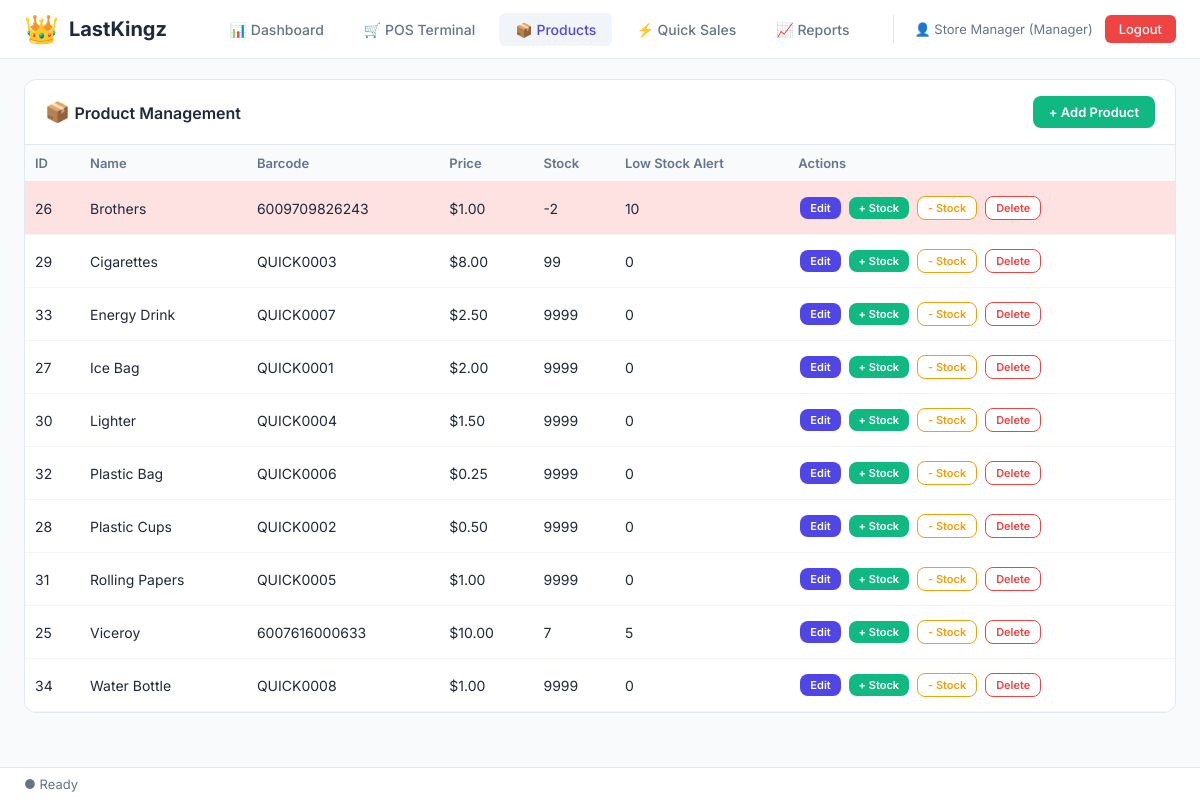
Page /manager/products (signed in) on the committed database.
### tables this page shows
CREATE TABLE products (
                id INTEGER PRIMARY KEY AUTOINCREMENT,
                barcode TEXT UNIQUE NOT NULL,
                name TEXT NOT NULL,
                price REAL NOT NULL,
                stock INTEGER NOT NULL,
                low_stock_threshold INTEGER DEFAULT 10,
                created_at TIMESTAMP DEFAULT CURRENT_TIMESTAMP
            );

### app.py (the view)
@app.route('/manager/products')
@manager_required
def manager_products():
    products = db.get_all_products()
    return render_template('manager/products.html', products=products, user=session)

### app.py (called while the page is built)
def manager_required(f):
    @wraps(f)
    def decorated_function(*args, **kwargs):
        if 'user_id' not in session:
            return redirect(url_for('login'))
        if session.get('role') != UserAuth.ROLE_MANAGER:
            flash('Manager access required', 'danger')
            return redirect(url_for('cashier_dashboard'))
        return f(*args, **kwargs)
    return decorated_function

### database.py (called while the page is built)
    def get_connection(self):
        return sqlite3.connect(self.db_name)

    def get_all_products(self) -> List[Dict]:
        conn = self.get_connection()
        cursor = conn.cursor()
        cursor.execute('SELECT * FROM products ORDER BY name')
        rows = cursor.fetchall()
        conn.close()
        return [{
            'id': row[0],
            'barcode': row[1],
            'name': row[2],
            'price': row[3],
            'stock': row[4],
            'low_stock_threshold': row[5]
        } for row in rows]

### templates/manager/products.html (shortened to what this page needs)
{% extends "base.html" %}
{% block content %}
<div class="card">
    <div class="card-header" style="display: flex; justify-content: space-between; align-items: center;">
        <div>
            <span class="card-icon">📦</span>
            <h2 class="card-title" style="display: inline;">Product Management</h2>
        </div>
        <button class="btn btn-success" onclick="showAddProductModal()" style="padding: 8px 16px; font-size: 13px;">+ Add Product</button>
    </div>
    <div class="card-body" style="padding: 0;">
        <table class="cart-table">
            <thead>
                <tr>
                    <th>ID</th>
                    <th>Name</th>
                    <th>Barcode</th>
                    <th>Price</th>
                    <th>Stock</th>
                    <th>Low Stock Alert</th>
                    <th>Actions</th>
                </tr>
            </thead>
            <tbody>
                {% for product in products %}
                <tr {% if product.stock <= product.low_stock_threshold %}style="background: #fee2e2;"{% endif %}>
                    <td>{{ product.id }}</td>
                    <td>{{ product.name }}</td>
                    <td>{{ product.barcode }}</td>
                    <td>${{ "%.2f"|format(product.price) }}</td>
                    <td>{{ product.stock }}</td>
                    <td>{{ product.low_stock_threshold }}</td>
                    <td>
                        <button class="btn btn-primary" style="font-size: 11px; padding: 4px 10px; margin: 2px;" onclick="showEditProductModal({{ product.id }})">Edit</button>
                        <button class="btn btn-success" style="font-size: 11px; padding: 4px 10px; margin: 2px;" onclick="showAddStockModal({{ product.id }}, '{{ product.name }}')">+ Stock</button>
                        <button class="btn btn-warning" style="font-size: 11px; padding: 4px 10px; margin: 2px;" onclick="showRemoveStockModal({{ product.id }}, '{{ product.name }}', {{ product.stock }})">- Stock</button>
                        <button class="btn btn-danger" style="font-size: 11px; padding: 4px 10px; margin: 2px;" onclick="deleteProduct({{ product.id }}, '{{ product.name }}')">Delete</button>
                    </td>
                </tr>
                {% endfor %}
            </tbody>
        </table>
    </div>
</div>
{% endblock %}

### static/css/style.css (style rules this page uses)
* { margin: 0; padding: 0; box-sizing: border-box; }
body { font-family: 'Inter', -apple-system, BlinkMacSystemFont, sans-serif; background: #f8fafc; color: #1e293b; }
.card { background: white; border-radius: 12px; border: 1px solid #e2e8f0; overflow: hidden; }
.card-header { padding: 16px 20px; border-bottom: 1px solid #e2e8f0; display: flex; align-items: center; gap: 10px; }
.card-icon { font-size: 20px; }
.card-title { font-size: 16px; font-weight: 600; color: #1e293b; }
.card-body { padding: 20px; }
.btn { padding: 10px 20px; border-radius: 8px; border: none; font-size: 14px; font-weight: 600; cursor: pointer; transition: all 0.2s; font-family: 'Inter', sans-serif; }
.btn-primary { background: #4f46e5; color: white; }
.btn-success { background: #10b981; color: white; }
.btn-danger { background: white; color: #ef4444; border: 1px solid #ef4444; }
.btn-warning { background: white; color: #f59e0b; border: 1px solid #f59e0b; }
.cart-table { width: 100%; border-collapse: collapse; }
.cart-table th { background: #f8fafc; padding: 10px; text-align: left; font-size: 13px; font-weight: 600; color: #64748b; border-bottom: 1px solid #e2e8f0; }
.cart-table td { padding: 12px 10px; border-bottom: 1px solid #f1f5f9; font-size: 14px; }

### rows in the picture
products: id "26", name "Brothers", barcode "6009709826243", price "1.00", stock "-2", low_stock_threshold "10"
products: id "29", name "Cigarettes", barcode "QUICK0003", price "8.00", stock "99", low_stock_threshold "0"
products: id "33", name "Energy Drink", barcode "QUICK0007", price "2.50", stock "9999", low_stock_threshold "0"
products: id "27", name "Ice Bag", barcode "QUICK0001", price "2.00", stock "9999", low_stock_threshold "0"
products: id "30", name "Lighter", barcode "QUICK0004", price "1.50", stock "9999", low_stock_threshold "0"
products: id "32", name "Plastic Bag", barcode "QUICK0006", price "0.25", stock "9999", low_stock_threshold "0"
products: id "28", name "Plastic Cups", barcode "QUICK0002", price "0.50", stock "9999", low_stock_threshold "0"
products: id "31", name "Rolling Papers", barcode "QUICK0005", price "1.00", stock "9999", low_stock_threshold "0"
products: id "25", name "Viceroy", barcode "6007616000633", price "10.00", stock "7", low_stock_threshold "5"
products: id "34", name "Water Bottle", barcode "QUICK0008", price "1.00", stock "9999", low_stock_threshold "0"

### other values in the picture
{{ user.full_name }} "Store Manager"
{{ user.role|title }} "Manager"
